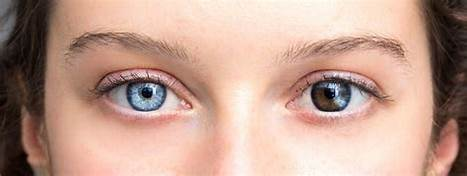
#> input picture esercizio iniziale/DATASET/3.PNG, 467 x 176 px, found by its file name
$ jupyter execute --allow-errors img_pca_modificato.ipynb
#> lines starting #> are read from the running program, lines starting #| are printed output that depends on the picture
**LIBRERIE:**
```
from sklearn.decomposition import PCA
```
trasforma i dati da uno spazio di dimensioni elevate a uno spazio di dimensioni ridotte con una perdita minima di informazioni e rimuovendo anche la ridondanza nel set di dati.

[cell 1]
import numpy as np
import matplotlib.pyplot as plt
from sklearn.decomposition import PCA
import cv2
from google.colab.patches import cv2_imshow

**LINEARIZZO L'IMMAGINE**

Numpy squeeze() restituisce l'array di input con il sottoinsieme della dimensione avente una lunghezza uguale a uno rimosso dall'array.

[cell 2]
def lin_image(base_image):
    (H,W,channel) = np.shape(base_image) #prendo la forma (altezza,larghezza e canali)
    lin_image = base_image.reshape(H*W,channel).squeeze() #linearizzo, togliendo una dimensione
    return lin_image

**DELINEARIZZO UN'IMMAGINE PRE-LINEARIZZATA**

[cell 3]
def unlin_image(in_image,H,W):
    (L,channel) = np.shape(in_image)#Prendo la forma e salvo in L
    #Vado a verificare le possibili dimensioni dell'immagine
    if L != H*W:
        raise ValueError('The length of the image does not correspond to the Height and width input')
    # dlinearizzo
    base_image = in_image.reshape(H,W,channel).squeeze() #torna alla forma iniziale
    return base_image

**CALCOLO IL PCA DELL'IMMAGINE**

[cell 4]
## Compute the PCA of the image
def PCAImage(image,n_components=1): #spazio dimensionale (?)
    # Ottengo la dimensione dell'immagine
    (H, W, ch) = np.shape(image)

    #Creo un oggetto PCA dalla libreria scikit-learn
    sklearn_pca = PCA(n_components=n_components)

    #Applico il PCA all'immagine linearizzata
    lin_pca = sklearn_pca.fit_transform(lin_image(image))

    #Trasformo l'immagine linearizzata in immagine normale
    out_pca = unlin_image(lin_pca, H, W)

    #cast dell'immagine di output nel formato uint8 (0-255)
    out_pca = np.uint8((out_pca - np.min(out_pca)) * 255 / (np.max(out_pca) - np.min(out_pca))) #varianza/covarianza(?)
    return out_pca

**DEFINISCO LE FUNZIONI**

[cell 5]
def imageInputPLot():
    #Plot the image
    plt.figure()
    plt.plot()
    plt.title('Input image')
    plt.imshow(input_image)

[cell 6]
def imageGrayTransf():
    #Gray image transform
    gray_image = cv2.cvtColor(input_image, cv2.COLOR_BGR2GRAY)

    #Plot gray image
    plt.plot()
    plt.title('Gray image')
    plt.imshow(gray_image, cmap='gray')

[cell 7]
def imagePcaTransf():
    #Compute the pca transform
    pca_image = PCAImage(input_image, n_components=1) #mi cambia il colore pca

    #Plot pca image
    plt.plot()
    plt.title('PCA image')
    plt.imshow(255-pca_image, cmap='gray')
    plt.show()

#> (a cell that did not finish here is left out)

[cell 9]
from google.colab import drive
drive.mount('/content/drive')

[cell 10]
#Leggo l'immagine e calcolo la trasformazione in scala di grigi
input_image =cv2.imread('/content/drive/MyDrive/progettoCV&DL/esercizio iniziale/DATASET/3.PNG')
#> input_image is the input picture: shape (176, 467, 3); mean B, G, R 143.5, 158.1, 192.6
input_image =cv2.cvtColor(input_image, cv2.COLOR_BGR2RGB)

imageInputPLot()

[cell 11]
imageGrayTransf()
#> in imageGrayTransf, `gray_image = cv2.cvtColor(input_image, cv2.COLOR_BGR2GRAY)`:
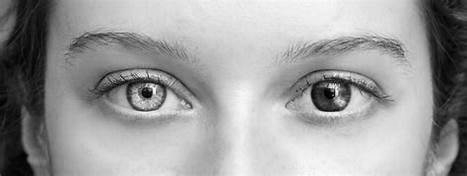
#> gray_image: shape (176, 467); min 0, max 253, mean 157.7

[cell 12]
imagePcaTransf()
#> in imagePcaTransf, `plt.show()`:
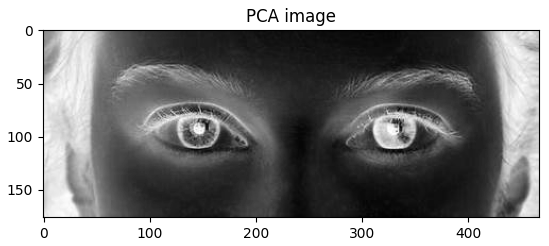
#> figure drawn by matplotlib, 1 panel

$ run again, with esercizio iniziale/DATASET/1.PNG copied over esercizio iniziale/DATASET/3.PNG
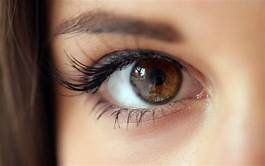
#> input picture esercizio iniziale/DATASET/1.PNG, 265 x 166 px, found by its file name
#> input_image is the input picture: shape (166, 265, 3); mean B, G, R 106, 124.6, 153.9
#> in imageGrayTransf, `gray_image = cv2.cvtColor(input_image, cv2.COLOR_BGR2GRAY)`:
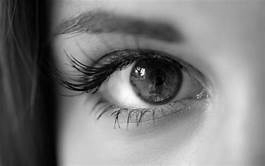
#> gray_image: shape (166, 265); min 0, max 254, mean 122.4
#> in imagePcaTransf, `plt.show()`:
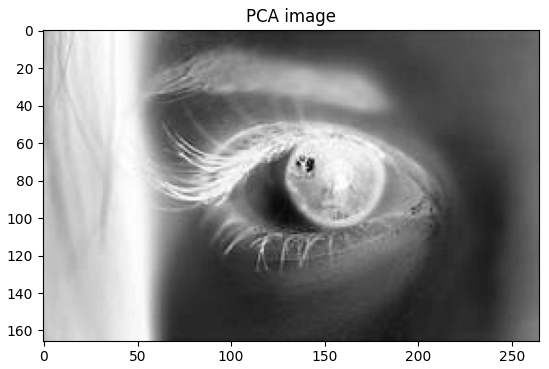
#> figure drawn by matplotlib, 1 panel

$ run again, with esercizio iniziale/DATASET/2.PNG copied over esercizio iniziale/DATASET/3.PNG
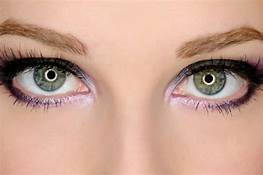
#> input picture esercizio iniziale/DATASET/2.PNG, 263 x 175 px, found by its file name
#> input_image is the input picture: shape (175, 263, 3); mean B, G, R 144.7, 162.2, 201
#> in imageGrayTransf, `gray_image = cv2.cvtColor(input_image, cv2.COLOR_BGR2GRAY)`:
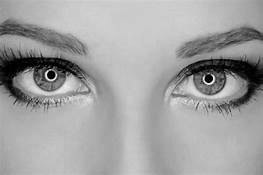
#> gray_image: shape (175, 263); min 0, max 252, mean 161.3
#> in imagePcaTransf, `plt.show()`:
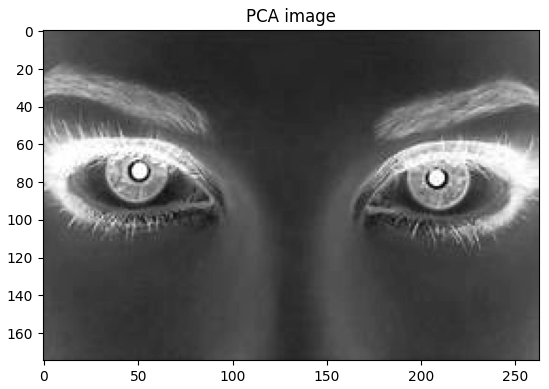
#> figure drawn by matplotlib, 1 panel

$ run again, with esercizio iniziale/DATASET/4.PNG copied over esercizio iniziale/DATASET/3.PNG
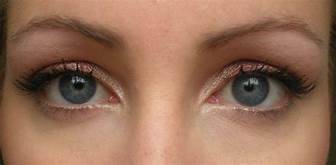
#> input picture esercizio iniziale/DATASET/4.PNG, 336 x 165 px, found by its file name
#> input_image is the input picture: shape (165, 336, 3); mean B, G, R 88.4, 111.1, 150.5
#> in unlin_image, `base_image = in_image.reshape(H,W,channel).squeeze()`:
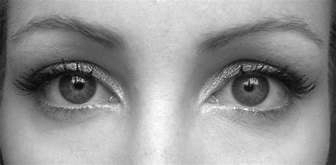
#> base_image: shape (165, 336) float64; min -205.3, max 144.9, mean 0; drawn with min black and max white
#> in imagePcaTransf, `plt.show()`:
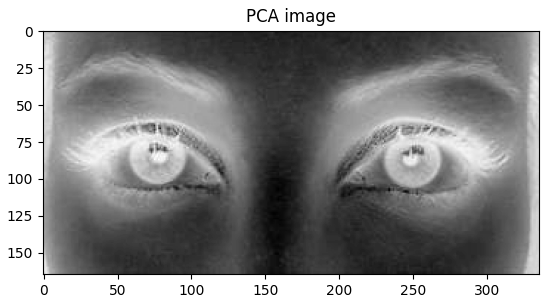
#> figure drawn by matplotlib, 1 panel
